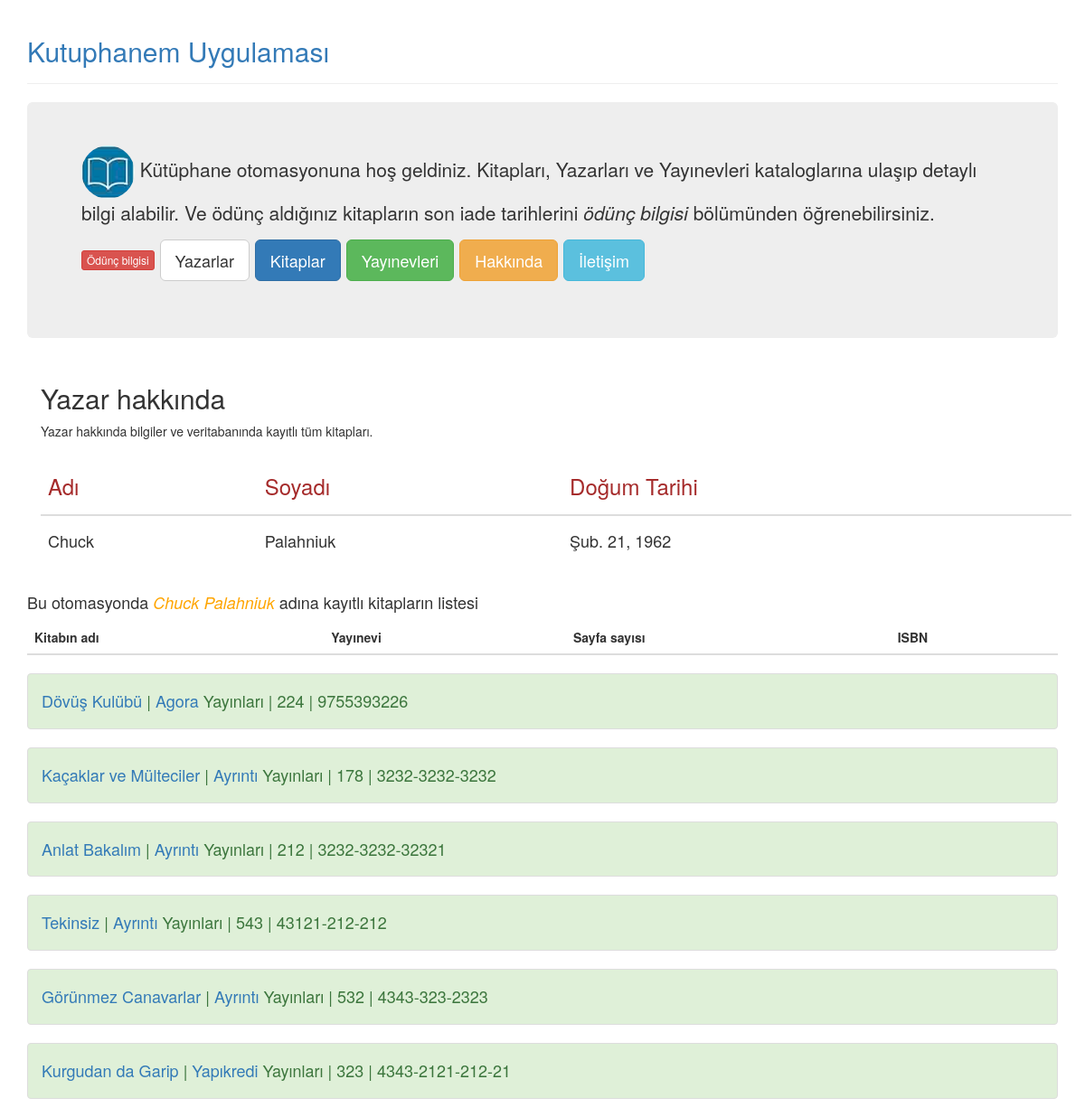
Screenshot of /books/1 with the database file from the repository.
### library/models.py (models this page shows, shortened)
class Author(models.Model):
    name = models.CharField(max_length=250)
    surname = models.CharField(max_length=250)
    date_of_birth = models.DateField()

class Book(models.Model):
    title = models.CharField(max_length=250)
    author = models.ForeignKey(Author, on_delete=models.CASCADE)
    publisher = models.ForeignKey(Publisher, on_delete=models.CASCADE)
    ISBN = models.CharField(max_length=250)
    page_amount = models.CharField(max_length=250)
    lendby = models.ForeignKey('auth.User', blank=True, null=True)
    lendperiod = models.DateField(blank=True, null=True)

class Publisher(models.Model):
    pub = models.CharField(max_length=250)
    def __str__(self):
        return self.pub

### library/views.py (the view)
# urls.py: url(r'^books/(?P<author_id>[0-9]+)$', views.detail, name='detail'),
def detail(request, author_id):
    try:
        author = Author.objects.get(pk=author_id)
    except Author.DoesNotExist:
        raise Http404("Boyle bir yazar yok")
    return render(request, 'library/detail.html', {'author': author})

### library/templates/library/detail.html (shortened to what this page needs)
{% extends 'library/base.html' %}
{% block body %}
<div class="container">
  <h2>Yazar hakkında</h2>
  <p>Yazar hakkında bilgiler ve veritabanında kayıtlı tüm kitapları.</p>
  <table class="table">
    <thead>
      <tr>
        <th><font color="brown"><h3>Adı</h3></font></th>
        <th><font color="brown"><h3>Soyadı</h3></font></th>
        <th><font color="brown"><h3>Doğum Tarihi</h3></font></th>
      </tr>
    </thead>
    <tbody>
      <tr>
        <td><h4>{{author.name}}</h4></td>
        <td><h4>{{author.surname}}</h4></td>
        <td><h4>{{author.date_of_birth}}</h4></td>
      </tr>
    </tbody>
  </table>
</div>
<h4>Bu otomasyonda <font color="orange"> <i>{{author.name}} {{author.surname}} </i>  </font> adına kayıtlı kitapların listesi  </h4>
  <table class="table table-hover">
    <thead>
      <tr>
        <th>Kitabın adı</th>
        <th>Yayınevi</th>
          <th>Sayfa sayısı</th>
          <th>ISBN</th>
      </tr>
    </thead>
</table>
    {% for book in author.book_set.all %}
      <ul class="list-group">
          <li class="list-group-item list-group-item-success"><h4>
<a href="/all_books/{{ book.id }}"> {{book.title}} </a> |
          <a href="/publishers/{{ book.publisher.id }}"> {{book.publisher}}  </a> Yayınları |
          {{book.page_amount}} |
          {{book.ISBN}}
          </h4>
          </li>
          </ul>
    {% endfor %}
{% endblock %}

### rows the page displays
Author: name "Chuck", surname "Palahniuk", date_of_birth "Şub. 21, 1962"
Book: title "Dövüş Kulübü", publisher "Agora", page_amount "224", ISBN "9755393226"
Book: title "Kaçaklar ve Mülteciler", publisher "Ayrıntı", page_amount "178", ISBN "3232-3232-3232"
Book: title "Anlat Bakalım", publisher "Ayrıntı", page_amount "212", ISBN "3232-3232-32321"
Book: title "Tekinsiz", publisher "Ayrıntı", page_amount "543", ISBN "43121-212-212"
Book: title "Görünmez Canavarlar", publisher "Ayrıntı", page_amount "532", ISBN "4343-323-2323"
Book: title "Kurgudan da Garip", publisher "Yapıkredi", page_amount "323", ISBN "4343-2121-212-21"
